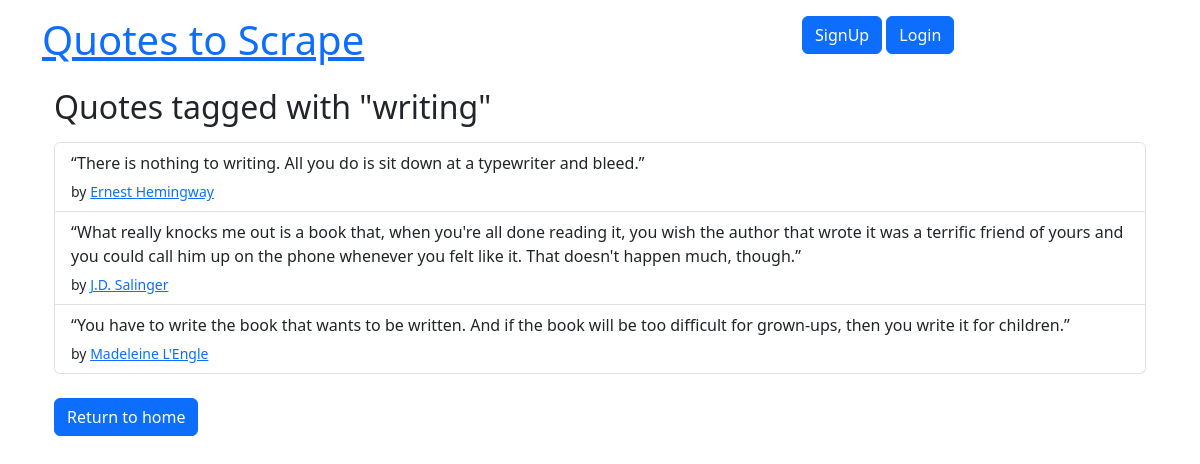
The page /tag/writing on the database its author committed.
### quotes/models.py (models this page shows, shortened)
class Tag(models.Model):
    name = models.CharField(max_length=150, null=False, unique=True)

class Quote(models.Model):
    quote = models.TextField()
    tags = models.ManyToManyField(Tag)
    author = models.ForeignKey(Author, on_delete=models.CASCADE, default=None, null=True)
    create_at = models.DateTimeField(auto_now_add=True)

class Author(models.Model):
    fullname = models.CharField(max_length=50)
    born_date = models.CharField(max_length=50)
    born_location = models.CharField(max_length=150)
    description = models.TextField()
    create_at = models.DateTimeField(auto_now_add=True)

### quotes/views.py (the view)
# urls.py: path('tag/<str:tag_name>', views.quotes_by_tag, name='quotes_by_tag'),
def quotes_by_tag(request, tag_name):
    quotes = Quote.objects.filter(tags__name=tag_name)
    return render(request, 'quotes/quotes_by_tag.html', {'quotes': quotes, 'tag_name': tag_name})

### quotes/templates/quotes/quotes_by_tag.html
{% extends 'quotes/base.html' %}
{% block body %}
<div class="container mt-3">
    <h2>Quotes tagged with "{{ tag_name }}"</h2>
    <ul class="list-group mt-3">
        {% for quote in quotes %}
        <li class="list-group-item">
            <p class="mb-1">{{ quote.quote }}</p>
            <small>by
                <a href="{% url 'quotes:author_detail' author_id=quote.author.id %}">{{ quote.author.fullname }}</a>
            </small>
        </li>
        {% empty %}
        <li class="list-group-item text-muted">No quotes found for this tag.</li>
        {% endfor %}
    </ul>
    <div class="mt-4">
        <a href="{% url 'quotes:home' %}" class="btn btn-primary">Return to home</a>
    </div>
</div>
{% endblock %}

### rows shown on the page
Tag: name "writing"
Quote: quote "“There is nothing to writing. All you do is sit down at a typewriter and bleed.”", author.fullname "Ernest Hemingway"
Quote: quote "“What really knocks me out is a book that, when you're all done reading it, you wish the author that wrote it was a terrific friend of yours and you could call him up on the phone whenever you felt like it. That doesn't happen much, though.”", author.fullname "J.D. Salinger"
Quote: quote "“You have to write the book that wants to be written. And if the book will be too difficult for grown-ups, then you write it for children.”", author.fullname "Madeleine L'Engle"
